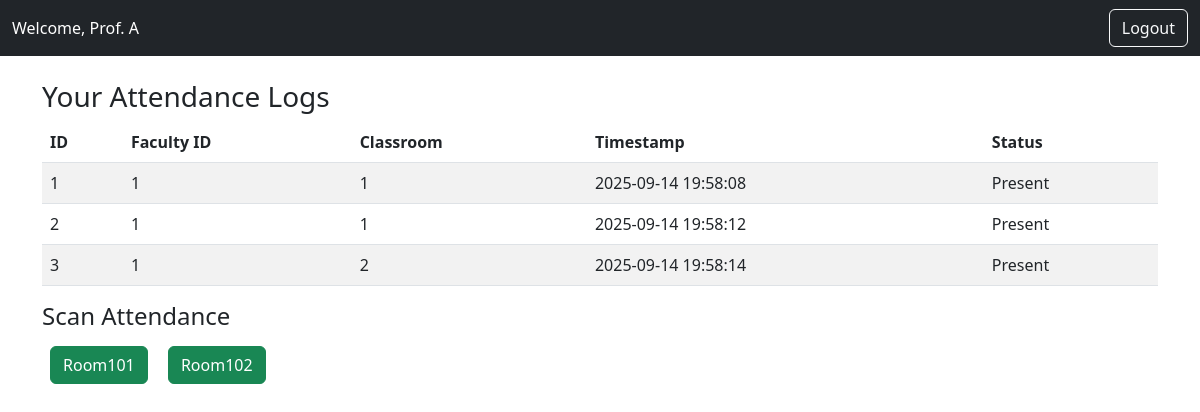
The app's page /faculty (signed in) with its own data.
### tables this page shows
CREATE TABLE attendance(
        id INTEGER PRIMARY KEY AUTOINCREMENT,
        faculty_id INTEGER,
        classroom_id INTEGER,
        timestamp TEXT,
        status TEXT
    );

### timetable_qr_attendance.py (the view)
@app.route('/faculty')
def faculty_dashboard():
    if 'user' not in session or session['user']['role'] != 'faculty':
        return redirect(url_for('login'))
    logs = query_db("SELECT * FROM attendance WHERE faculty_id=?", (session['user']['id'],))
    return render_template('faculty.html', logs=logs)

### timetable_qr_attendance.py (called while the page is built)
def query_db(query, args=(), one=False):
    conn = sqlite3.connect(DB_NAME)
    cur = conn.cursor()
    cur.execute(query, args)
    rv = cur.fetchall()
    conn.commit()
    conn.close()
    return (rv[0] if rv else None) if one else rv

### templates/faculty.html (shortened to what this page needs)
<!DOCTYPE html>
<html>
<head>
    <link rel="stylesheet"
          href="https://cdn.jsdelivr.net/npm/bootstrap@5.3.0/dist/css/bootstrap.min.css">
</head>
<body>
<nav class="navbar navbar-dark bg-dark">
  <div class="container-fluid">
    <span class="navbar-text text-white">Welcome, {{ session['user']['name'] }}</span>
    <a class="btn btn-outline-light" href="{{ url_for('logout') }}">Logout</a>
  </div>
</nav>
<div class="container mt-4">
  <h3>Your Attendance Logs</h3>
  <table class="table table-striped">
    <thead>
      <tr>
        <th>ID</th><th>Faculty ID</th><th>Classroom</th><th>Timestamp</th><th>Status</th>
      </tr>
    </thead>
    <tbody>
      {% for log in logs %}
      <tr>
        <td>{{ log[0] }}</td>
        <td>{{ log[1] }}</td>
        <td>{{ log[2] }}</td>
        <td>{{ log[3] }}</td>
        <td>{{ log[4] }}</td>
      </tr>
      {% endfor %}
    </tbody>
  </table>
  <h4>Scan Attendance</h4>
  <a href="{{ url_for('scan', classroom_name='Room101') }}" class="btn btn-success m-2">Room101</a>
  <a href="{{ url_for('scan', classroom_name='Room102') }}" class="btn btn-success m-2">Room102</a>
</div>
</body>
</html>

### records on screen
attendance: id "1", faculty "1", classroom "1", timestamp "2025-09-14 19:58:08", status "Present"
attendance: id "2", faculty "1", classroom "1", timestamp "2025-09-14 19:58:12", status "Present"
attendance: id "3", faculty "1", classroom "2", timestamp "2025-09-14 19:58:14", status "Present"

### other values on screen
{{ session['user']['name'] }} "Prof. A"
